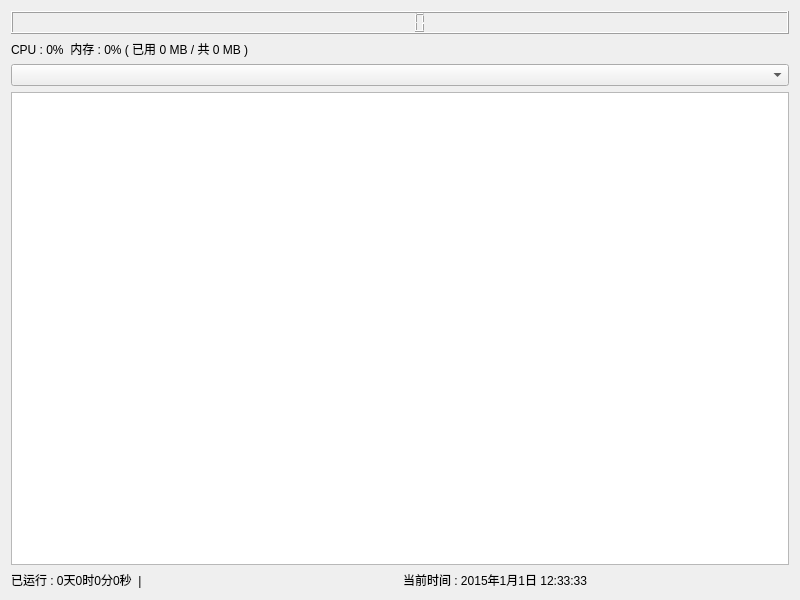
<?xml version="1.0" encoding="UTF-8"?>
<ui version="4.0">
 <class>Widget</class>
 <widget class="QWidget" name="Widget">
  <property name="geometry">
   <rect>
    <x>0</x>
    <y>0</y>
    <width>800</width>
    <height>600</height>
   </rect>
  </property>
  <property name="windowTitle">
   <string>Widget</string>
  </property>
  <layout class="QGridLayout" name="gridLayout">
   <item row="0" column="0">
    <widget class="QLCDNumber" name="lcdNumber"/>
   </item>
   <item row="1" column="0">
    <widget class="QLabel" name="cpuMemoryLabel">
     <property name="text">
      <string>CPU : 0%  内存 : 0% ( 已用 0 MB / 共 0 MB )</string>
     </property>
    </widget>
   </item>
   <item row="2" column="0">
    <widget class="QComboBox" name="colorCombo"/>
   </item>
   <item row="3" column="0">
    <widget class="QTableWidget" name="tableWidget"/>
   </item>
   <item row="4" column="0">
    <layout class="QHBoxLayout" name="horizontalLayout">
     <item>
      <widget class="QLabel" name="lifeLabel">
       <property name="text">
        <string>已运行 : 0天0时0分0秒  |  </string>
       </property>
      </widget>
     </item>
     <item>
      <widget class="QLabel" name="currentTimeLabel">
       <property name="text">
        <string>当前时间 : 2015年1月1日 12:33:33</string>
       </property>
      </widget>
     </item>
    </layout>
   </item>
  </layout>
 </widget>
 <resources/>
 <connections/>
</ui>
